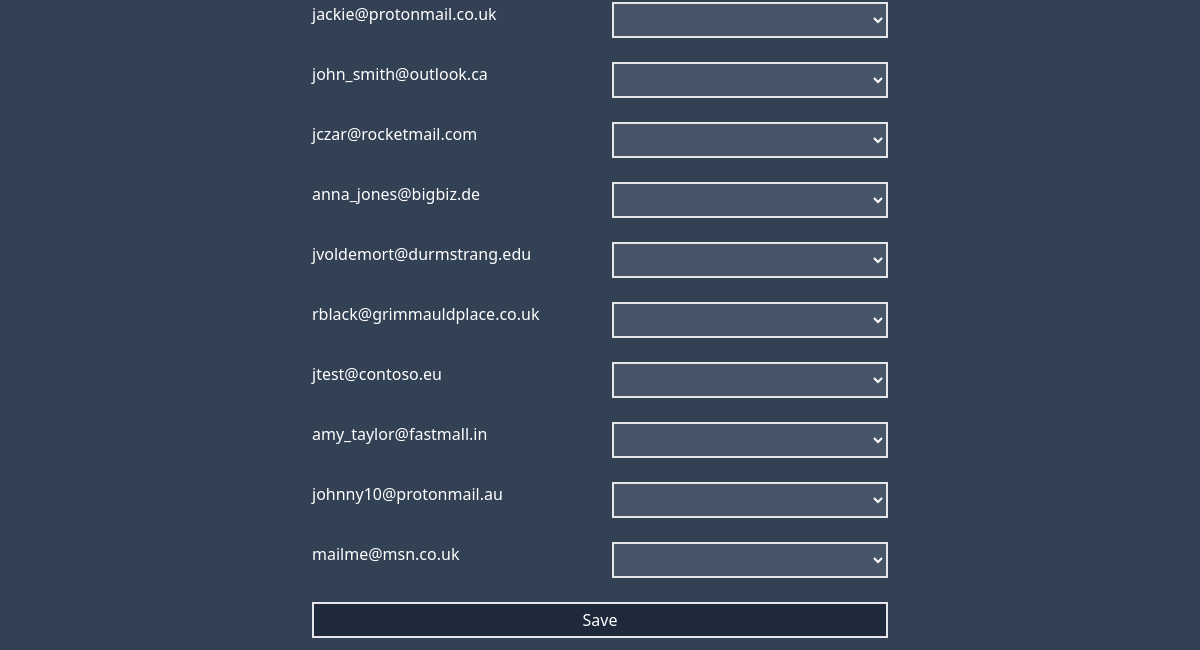
Page /manage-email-addresses/ (lower part) on the earlier database version.
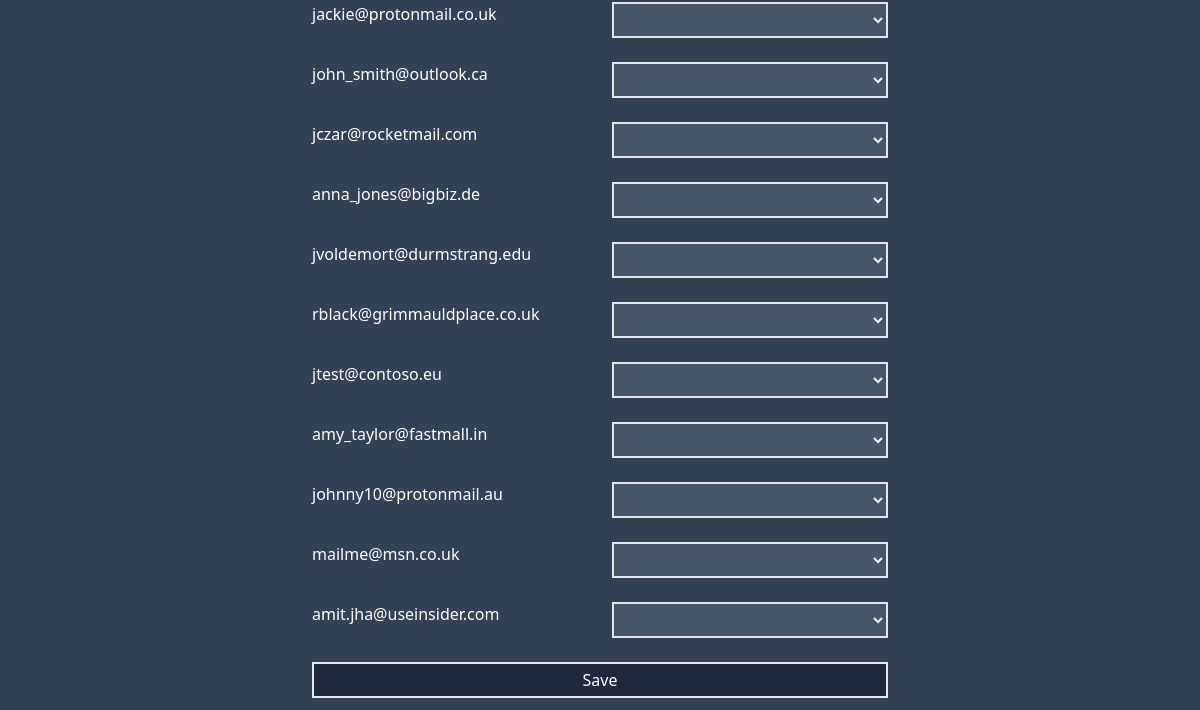
Same page on the later database version.
### warmuppers/models.py (models this page shows)
class EmailAddress(models.Model):
    created = models.DateTimeField(auto_now_add=True)
    last_modified = models.DateTimeField(auto_now = True)
    email = models.EmailField(unique=True)
    MAILBOX_PROVIDER_CHOICES = (
        ('gmail', 'gmail'),
        ('google_workspace', 'google_workspace'),
        ('microsoft', 'microsoft'),
        ('msft_365', 'msft_365'),
        ('yahoo', 'yahoo'),
        ('other', 'other'),
    )
    mailbox_provider = models.CharField(max_length=20, choices=MAILBOX_PROVIDER_CHOICES)
    is_active = models.BooleanField(default=True)
    def __str__(self):
        return self.email

### managers/views.py (the view, shortened to what this page needs)
# urls.py: path('manage-email-addresses/', ManageEmailAddresses.as_view(), name='m-manage-email-addresses'),
class ManageEmailAddresses(ListView):
    template_name = 'managers/manage-email-addresses.html'
    model = EmailAddress
    def get_context_data(self, **kwargs):
        context = super().get_context_data(**kwargs)
        warmuppers = CustomUser.objects.filter(role="warmupper")
        context['warmupper_list'] = warmuppers
        emailaddressassignments = EmailAddressAssignment.objects.all()
        context['emailaddressassignment_list'] = emailaddressassignments
        return context

### managers/templatetags/manager_tags.py (called while the page is built)
@register.filter
def checkassignment(emailid, warmupperid):
    return EmailAddressAssignment.objects.filter(email=emailid, warmupper=warmupperid).exists()

### templates/managers/manage-email-addresses.html (shortened to what this page needs)
{% extends 'base.html' %}
{% load static %}
{% load manager_tags %}
{% block content %}
<form class="grid grid-cols-4 col-span-12" method="post">
    {% for email in object_list%}
        {% if email.is_active == True %}
            <div class="col-start-2 col-span-1 p-3">
                {{email}}
            </div>
            <div class="col-start-3 col-span-1 p-3">
                <select class="bg-slate-600 p-1 border-solid border-2 text-center w-full" name="warmupper">
                    <option value=""></option>
                    {% for warmupper in warmupper_list %}
                        <option data-email-id="{{email.id}}" data-warmupper-id="{{warmupper.id}}" {% if email.id|checkassignment:warmupper.id %}selected{% endif %}>{{ warmupper.username }}</option>
                    {% endfor %}
                </select>
            </div>
        {% endif %}
    {% endfor %}
    <div class="col-start-2 col-span-2 p-3">
        <button class="p-1 border-2 bg-slate-800 w-full" type="submit" id="submitbutton">Save</button>
    </div>
</form>
{% endblock content %}

Differences in the rows shown:
added EmailAddress: email "amit.jha@useinsider.com"
